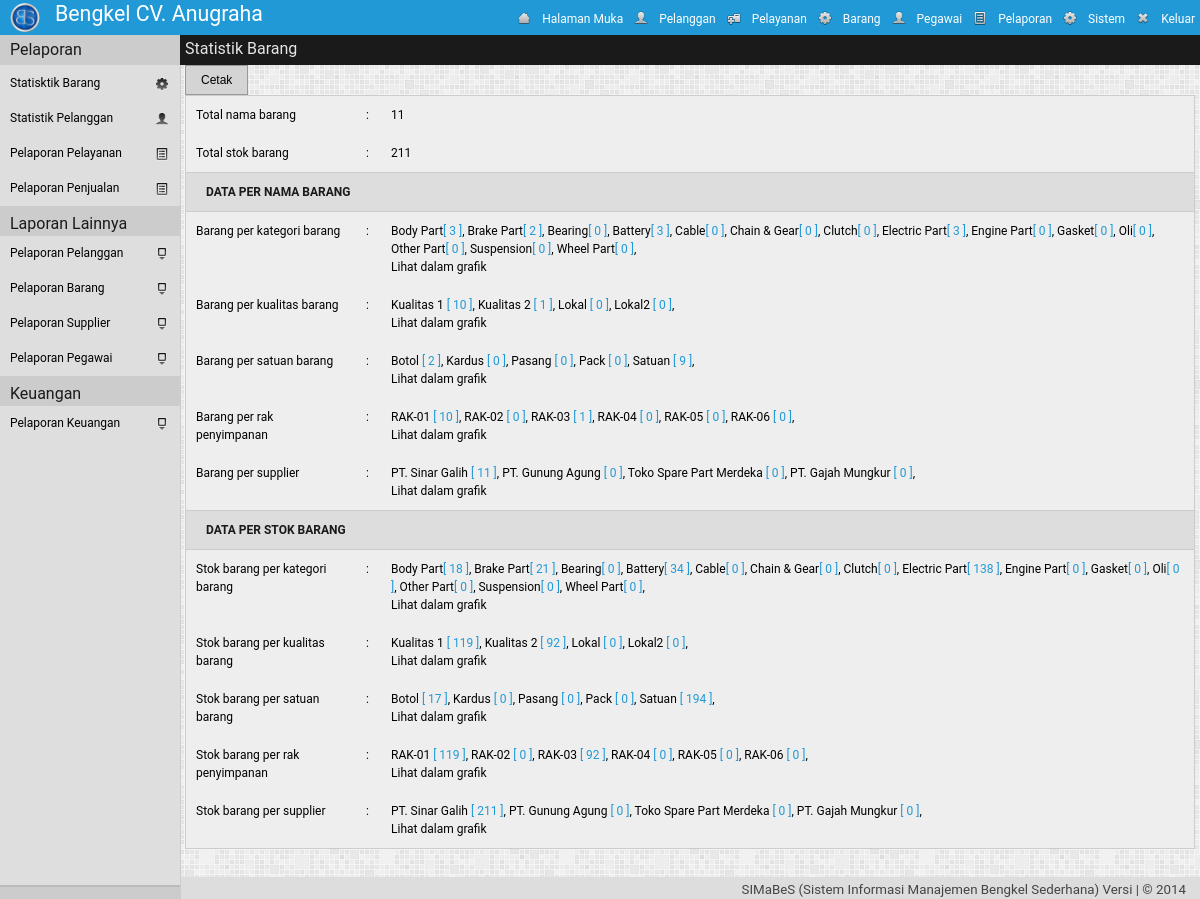
Screenshot of /adm/?mod=pelaporan&h=st_barang (signed in) with the database file from the repository.
### tables this page shows
CREATE TABLE IF NOT EXISTS `pengaturan` (
`id` int(1) NOT NULL,
  `nm_bengkel` varchar(30) NOT NULL,
  `telp1` varchar(30) NOT NULL,
  `telp2` varchar(30) NOT NULL,
  `almt_bengkel` text NOT NULL,
  `logo_bengkel` text NOT NULL,
  `tentang_bengkel` text NOT NULL
);

CREATE TABLE IF NOT EXISTS `akses_pengguna` (
  `kel_id` int(2) NOT NULL,
  `id_menu` int(2) NOT NULL,
  `r` enum('0','1') NOT NULL
);

CREATE TABLE IF NOT EXISTS `menu` (
  `id_menu` int(2) NOT NULL,
  `nm_menu` varchar(20) NOT NULL,
  `class` varchar(10) NOT NULL,
  `links` text NOT NULL,
  `icon` text NOT NULL,
  `value` text NOT NULL
);

CREATE TABLE IF NOT EXISTS `br_kategori` (
  `id_kt_brg` varchar(2) NOT NULL,
  `nm_kt_brg` varchar(25) NOT NULL,
  `wkt_ubah` datetime NOT NULL
);

CREATE TABLE IF NOT EXISTS `br_kualitas` (
  `id_kualitas` varchar(2) NOT NULL,
  `kualitas` varchar(25) NOT NULL,
  `wkt_ubah` datetime NOT NULL
);

CREATE TABLE IF NOT EXISTS `br_satuan` (
  `id_satuan` varchar(2) NOT NULL,
  `satuan` varchar(25) NOT NULL,
  `wkt_ubah` datetime NOT NULL
);

CREATE TABLE IF NOT EXISTS `br_rak` (
`id_rak` int(2) NOT NULL,
  `nm_rak` varchar(25) NOT NULL,
  `ket` text NOT NULL,
  `wkt_ubah` datetime NOT NULL
);

CREATE TABLE IF NOT EXISTS `sup_data` (
`id_sup` int(8) NOT NULL,
  `nm_sup` varchar(30) NOT NULL,
  `almt_sup` text NOT NULL,
  `telp_sup` varchar(13) NOT NULL,
  `wkt_ubah` datetime NOT NULL
);

### adm/pelaporan/statistik_barang.php (the view, shortened to what this page needs)
<?php
	$lokasi="Statistik Barang";
echo"<html><body>";
	$a = mysql_query("SELECT * FROM br_data");
	$jml_brg=mysql_num_rows($a);
	$b = mysql_query("SELECT SUM(stok) AS tot_stok FROM br_data");
	$data2=mysql_fetch_object($b);
	$tot_stok = $data2->tot_stok;
	$qry_kt="SELECT id_kt_brg, nm_kt_brg FROM br_kategori";
	$kt=mysql_query($qry_kt) or die (mysql_error());
	$kt2=mysql_query($qry_kt) or die (mysql_error());
	$qry_kua="SELECT id_kualitas, kualitas FROM br_kualitas";
	$kua=mysql_query($qry_kua) or die (mysqli_error());
	$kua2=mysql_query($qry_kua) or die (mysqli_error());
	$qry_sat="SELECT id_satuan, satuan FROM br_satuan";
	$sat=mysql_query($qry_sat) or die (mysqli_error());
	$sat2=mysql_query($qry_sat) or die (mysqli_error());
	$qry_rak="SELECT id_rak, nm_rak FROM br_rak";
	$rak=mysql_query($qry_rak) or die (mysqli_error());
	$rak2=mysql_query($qry_rak) or die (mysqli_error());
	$qry_sup="SELECT id_sup, nm_sup FROM sup_data";
	$sup=mysql_query($qry_sup) or die (mysql_error());
	$sup2=mysql_query($qry_sup) or die (mysql_error());
	echo "<div class=\"konten\">";
	?>
		<form><input class='noPrint' type='button' value='Cetak' onclick='window.print()'></form>
		<div class="lokasi"><label><?php echo $lokasi;?></label></div>
		<table class="table" cellpadding="10" cellspacing="0" border="0">
			<tr>
				<td width="150px">Total nama barang</td>
				<td width="5px">:</td>
				<td> <?php echo $jml_brg?></td>
			</tr>
			<tr>
				<td>Total stok barang </td>
				<td>:</td>
				<td><?php echo $tot_stok ?></td>
			</tr>
			<tr>
				<td colspan="3" class="judul-td"><label><strong>DATA PER NAMA BARANG</strong></label></td>
			</tr>
			<tr>
				<td valign="top">Barang per kategori barang</td>
				<td valign="top">:</td>
				<td valign="top">
					<?php
					while($data=mysql_fetch_object($kt)){
						echo $data->nm_kt_brg . "<font class='a'>[ ";
						$a = mysql_query(" SELECT COUNT(`id_brg`) AS jml_kt FROM  `br_data` WHERE  `id_kt_brg` LIKE '%$data->id_kt_brg%'");
						while($b = mysql_fetch_object($a)){
							echo $b->jml_kt;
						}
						echo " ]</font>, ";
					}
					?>
					<br><a href="pelaporan/grafik/1.1.php" class="a" target="framepopup" onClick="setdisplay('divpopup',1)">Lihat dalam grafik</a>
				</td>
			</tr>
			<tr>
				<td valign="top">Barang per kualitas barang</td>
				<td valign="top">:</td>
				<td valign="top">
					<?php
					while($data=mysql_fetch_object($kua)){
						echo $data->kualitas . " <font class='a'>[ ";
						$a = mysql_query(" SELECT COUNT(`id_brg`) AS jml_kt FROM  `br_data` WHERE  `id_kualitas` LIKE '%$data->id_kualitas%'");
						while($b = mysql_fetch_object($a)){
							echo $b->jml_kt;
						}
						echo " ]</font>, ";
					}
					?>
					<br><a href="pelaporan/grafik/1.2.php" class="a" target="framepopup" onClick="setdisplay('divpopup',1)">Lihat dalam grafik</a>
				</td>
			</tr>
			<tr>
				<td valign="top">Barang per satuan barang</td>
				<td valign="top">:</td>
				<td valign="top">
					<?php
					while($data=mysql_fetch_object($sat)){
						echo $data->satuan . " <font class='a'>[ ";
						$a = mysql_query(" SELECT COUNT(`id_brg`) AS jml_kt FROM  `br_data` WHERE  `id_satuan`='$data->id_satuan'");
						while($b = mysql_fetch_object($a)){
							echo $b->jml_kt;
						}
						echo " ]</font>, ";
					}
					?>
					<br><a href="pelaporan/grafik/1.3.php" class="a" target="framepopup" onClick="setdisplay('divpopup',1)">Lihat dalam grafik</a>
				</td>
			</tr>
			<tr>
				<td valign="top">Barang per rak penyimpanan</td>
				<td valign="top">:</td>
				<td valign="top">
					<?php
					while($data=mysql_fetch_object($rak)){
						echo $data->nm_rak . " <font class='a'>[ ";
						$a = mysql_query(" SELECT COUNT(`id_brg`) AS jml_kt FROM  `br_data` WHERE  `id_rak`='$data->id_rak'");
						while($b = mysql_fetch_object($a)){
							echo $b->jml_kt;
						}
						echo " ]</font>, ";
					}
					?>
					<br><a href="pelaporan/grafik/1.4.php" class="a" target="framepopup" onClick="setdisplay('divpopup',1)">Lihat dalam grafik</a>
				</td>
			</tr>
			<tr>
				<td valign="top">Barang per supplier</td>
				<td valign="top">:</td>
				<td valign="top">
					<?php
					while($data=mysql_fetch_object($sup)){
						echo $data->nm_sup . " <font class='a'>[ ";
						$a = mysql_query(" SELECT COUNT(`id_brg`) AS jml_kt FROM  `br_data` WHERE  `id_sup`='$data->id_sup'");
						while($b = mysql_fetch_object($a)){
							echo $b->jml_kt;
						}
						echo " ]</font>, ";
					}
					?>
					<br><a href="pelaporan/grafik/1.5.php" class="a" target="framepopup" onClick="setdisplay('divpopup',1)">Lihat dalam grafik</a>
				</td>
			</tr>
			<tr>
				<td colspan="3" class="judul-td"><label><strong>DATA PER STOK BARANG</strong></label></td>
			</tr>
			<tr>
				<td valign="top">Stok barang per kategori barang</td>
				<td valign="top">:</td>
				<td valign="top">
					<?php
					while($data2=mysql_fetch_object($kt2)){
						echo $data2->nm_kt_brg . "<font class='a'>[ ";
						$a2 = mysql_query(" SELECT SUM( IF(  id_kt_brg LIKE  '$data2->id_kt_brg',  stok , 0 ) ) AS  stok_kt FROM  br_data ");
						while($b2 = mysql_fetch_object($a2)){
							echo $b2->stok_kt;
						}
						echo " ]</font>, ";
					}
					?>
					<br><a href="pelaporan/grafik/2.1.php" class="a" target="framepopup" onClick="setdisplay('divpopup',1)">Lihat dalam grafik</a>
				</td>
			</tr>
			<tr>
				<td valign="top">Stok barang per kualitas barang</td>
				<td valign="top">:</td>
				<td valign="top">
					<?php
					while($data=mysql_fetch_object($kua2)){
						echo $data->kualitas . " <font class='a'>[ ";
						$a = mysql_query(" SELECT SUM( IF(  id_kualitas LIKE  '$data->id_kualitas',  stok , 0 ) ) AS  kua FROM  br_data ");
						while($b = mysql_fetch_object($a)){
							echo $b->kua;
						}
						echo " ]</font>, ";
					}
					?>
					<br><a href="pelaporan/grafik/2.2.php" class="a" target="framepopup" onClick="setdisplay('divpopup',1)">Lihat dalam grafik</a>
				</td>
			</tr>
			<tr>
				<td valign="top">Stok barang per satuan barang</td>
				<td valign="top">:</td>
				<td valign="top">
					<?php
					while($data=mysql_fetch_object($sat2)){
						echo $data->satuan . " <font class='a'>[ ";
						$a = mysql_query(" SELECT SUM( IF(  id_satuan LIKE  '$data->id_satuan',  stok , 0 ) ) AS  sat FROM  br_data ");
						while($b = mysql_fetch_object($a)){
							echo $b->sat;
						}
						echo " ]</font>, ";
					}
					?>
					<br><a href="pelaporan/grafik/2.3.php" class="a" target="framepopup" onClick="setdisplay('divpopup',1)">Lihat dalam grafik</a>
				</td>
			</tr>
			<tr>
				<td valign="top">Stok barang per rak penyimpanan</td>
				<td valign="top">:</td>
				<td valign="top">
					<?php
					while($data=mysql_fetch_object($rak2)){
						echo $data->nm_rak. " <font class='a'>[ ";
						$a = mysql_query(" SELECT SUM( IF(  id_rak LIKE  '$data->id_rak',  stok , 0 ) ) AS  rak FROM  br_data ");
						while($b = mysql_fetch_object($a)){
							echo $b->rak;
						}
						echo " ]</font>, ";
					}
					?>
					<br><a href="pelaporan/grafik/2.4.php" class="a" target="framepopup" onClick="setdisplay('divpopup',1)">Lihat dalam grafik</a>
				</td>
			</tr>
			<tr>
				<td valign="top">Stok barang per supplier</td>
				<td valign="top">:</td>
				<td valign="top">
					<?php
					while($data=mysql_fetch_object($sup2)){
						echo $data->nm_sup . " <font class='a'>[ ";
						$a = mysql_query(" SELECT SUM( IF(  id_sup LIKE  '$data->id_sup',  stok , 0 ) ) AS  sup FROM  br_data ");
						while($b = mysql_fetch_object($a)){
							echo $b->sup;
						}
						echo " ]</font>, ";
					}
					?>
					<br><a href="pelaporan/grafik/2.5.php" class="a" target="framepopup" onClick="setdisplay('divpopup',1)">Lihat dalam grafik</a>
				</td>
			</tr>
		</table>
	</div>
</body>
</html>

### adm/header.php
<?php
	$qpeng=mysql_query("SELECT * FROM pengaturan  LIMIT 1");
	$dpeng=mysql_fetch_object($qpeng);
	$qmenu="select id_menu  from akses_pengguna where  kel_id='".$_SESSION['kel_id']."' AND r='1' ";
	$dmenu=mysql_query($qmenu) or die (mysql_error());
echo'
<!DOCTYPE html PUBLIC "-//W3C//DTD XHTML 1.0 Strict//EN"
	"http://www.w3.org/TR/xhtml1/DTD/xhtml1-strict.dtd">
<html xmlns="http://www.w3.org/1999/xhtml" xml:lang="en" lang="en">
<head>
<title>'.$aplikasi." | ".strtoupper($_GET['mod']).' | Daily Build</title>
		<link rel="shortcut icon" href="../img/icon.ico" />
		<link rel="stylesheet" type="text/css" href="../styler/header.css">
		<link rel="stylesheet" type="text/css" href="../styler/style.css">
		<link rel="stylesheet" type="text/css" href="../styler/jquery-ui.css">
		<link rel="stylesheet" type="text/css" href="../styler/jquery-ui.theme.css">
		<script type="text/javascript" src="../styler/jquery-1.9.1.js"></script>
		<script type="text/javascript" src="../styler/jquery-ui.js"></script>
		<link rel="stylesheet" type="text/css" href="../styler/toastr.css">
		<script type="text/javascript" src="../styler/toastr.js"></script>
		<script type="text/javascript" src="../styler/toastr_option.js"></script>
		<script type="text/javascript" src="../styler/iframe.js"></script>
		<script type="text/javascript" src="../styler/check-uncheck.js"></script>
		<script src="../styler/tab.js" type="text/javascript"></script>
		<link href="../styler/tab.css" rel="stylesheet" type="text/css" />
</head>
<body >
<div class="header" >
	<div class="kiri">
		<a href="../index.php" target="_blank">
		<div class="logo"><img src="'.$dpeng->logo_bengkel.'"></div>
		<div class="namabengkel" >'.$dpeng->nm_bengkel.'</div></a>
	</div>
	<div class="kanan">
		<ul class="header-nav">';
			while ($dpengku2=mysql_fetch_object($dmenu)){
				$myquery="select *  from menu where id_menu='".$dpengku2->id_menu."'";
				$isi=mysql_query($myquery) or die (mysql_error());
				$dpengku=mysql_fetch_object($isi);
				echo "<a href='$dpengku->links' title='$dpengku->nm_menu' ><li class='$dpengku->class'><img class='img' src='$dpengku->icon'>$dpengku->nm_menu</li></a>";
			}
		echo'
		</ul>
	</div>
</div>
';
?>

### styler/header.css (style rules this page uses)
.header { top: 0px; width: 100%; height: 35px; padding: 0px; margin: 0px; color: #ffffff; background: #2099D6; position: fixed; z-index:1000; }
.kiri { float:left; width:auto; vertical-align:middle; }
.logo { float: left; margin: 3px 10px 5px 10px; padding: 0; vertical-align: middle; }
.logo img { width: 30px; height: 30x; border-radius: 20px; }
.namabengkel { float: left; margin: auto; padding: 5px; text-align: left; font-size: 16pt; color:#ffffff; }
.kanan { height:34px; width:auto; float:right; right: 0px; display: inline; }
.header-nav { list-style: none; margin: 0px; padding: 0px; }
.header-nav li { color:#fff; line-height: 18px; text-indent: 0px; }
.header-nav li img { float: left; margin: 0px 10px 0px 0px ; height: 16px; width: 16px; }
.menu, .keluar { padding :10px 5px 7px 5px ; margin:0; float: left; text-align: center; vertical-align: top; }

### styler/style.css (style rules this page uses)
a { text-decoration: none; }
a:link,a:visited { color: #000000; }
body { font-family: Roboto,Open Sans,Sans, Sans Serif, Calibri, Arial; font-size: 12px; margin: 0px; padding: 0px; background: url('../img/bg.png') repeat; line-height: 1.5em; color: #444; height:100%; }
.konten { width: auto; height: auto; margin: 0 0 50px 180px; padding: 30px 5px 0px 5px; vertical-align:middle; font-size: 12px; color:#000; }
table { width: 100%; height: auto; margin: 0px 0px 10px 0px; border:1px solid #ccc; }
.tambah, .simpan, .perbaharui, .batal, .hapus, .cetak, .noPrint, .kembali { font-size:12px; padding-left:15px; padding-right:15px; height:30px; vertical-align:middle; border:1px solid #999999; cursor: pointer; color:#000; background:#D4D4D4; -webkit-transition:all 0.3s ease-in-out; -moz-transition:all 0.3s ease-in-out; -o-transition:all 0.3s ease-in-out; transition:all 0.3s ease-in-out; }
label { margin-left:10px; font-size: 12px; }
td { min-height:30px; }
.a { color :#2099D6; margin-top:10px; }
.judul-td { color: #1a1a1a; background: #ddd; border-bottom: solid 1px #ccc; border-top: solid 1px #ccc; }
table { background:#eee; }
.lokasi { top:35px; left:180px; margin:0px 0px 5px 0px; padding:5px; height:20px; vertical-align:middle; color:#E5E5E5; position:fixed; width:100%; float:right; z-index:999; background: #1A1A1A; }
.lokasi > label { font-size:12pt; margin:0px; }

### rows the page displays
pengaturan: logo_bengkel (picture), nm_bengkel "Bengkel CV. Anugraha"
akses_pengguna: id_menu.icon (picture), id_menu.nm_menu "Halaman Muka"
akses_pengguna: id_menu.icon (picture), id_menu.nm_menu "Pelanggan"
akses_pengguna: id_menu.icon (picture), id_menu.nm_menu "Pelayanan"
akses_pengguna: id_menu.icon (picture), id_menu.nm_menu "Barang"
akses_pengguna: id_menu.icon (picture), id_menu.nm_menu "Pegawai"
akses_pengguna: id_menu.icon (picture), id_menu.nm_menu "Pelaporan"
akses_pengguna: id_menu.icon (picture), id_menu.nm_menu "Sistem"
akses_pengguna: id_menu.icon (picture), id_menu.nm_menu "Keluar"
br_kategori: nm_kt_brg "Body Part", jml_kt "3", stok_kt "18"
br_kategori: nm_kt_brg "Brake Part", jml_kt "2", stok_kt "21"
br_kategori: nm_kt_brg "Bearing", jml_kt "0", stok_kt "0"
br_kategori: nm_kt_brg "Battery", jml_kt "3", stok_kt "34"
br_kategori: nm_kt_brg "Cable", jml_kt "0", stok_kt "0"
br_kategori: nm_kt_brg "Chain & Gear", jml_kt "0", stok_kt "0"
br_kategori: nm_kt_brg "Clutch", jml_kt "0", stok_kt "0"
br_kategori: nm_kt_brg "Electric Part", jml_kt "3", stok_kt "138"
br_kategori: nm_kt_brg "Engine Part", jml_kt "0", stok_kt "0"
br_kategori: nm_kt_brg "Gasket", jml_kt "0", stok_kt "0"
br_kategori: nm_kt_brg "Oli", jml_kt "0", stok_kt "0"
br_kategori: nm_kt_brg "Other Part", jml_kt "0", stok_kt "0"
br_kategori: nm_kt_brg "Suspension", jml_kt "0", stok_kt "0"
br_kategori: nm_kt_brg "Wheel Part", jml_kt "0", stok_kt "0"
br_kualitas: kualitas "Kualitas 1", jml_kt "10", kua "119"
br_kualitas: kualitas "Kualitas 2", jml_kt "1", kua "92"
br_kualitas: kualitas "Lokal", jml_kt "0", kua "0"
br_kualitas: kualitas "Lokal2", jml_kt "0", kua "0"
br_satuan: satuan "Botol", jml_kt "2", sat "17"
br_satuan: satuan "Kardus", jml_kt "0", sat "0"
br_satuan: satuan "Pasang", jml_kt "0", sat "0"
br_satuan: satuan "Pack", jml_kt "0", sat "0"
br_satuan: satuan "Satuan", jml_kt "9", sat "194"
br_rak: nm_rak "RAK-01", jml_kt "10", rak "119"
br_rak: nm_rak "RAK-02", jml_kt "0", rak "0"
br_rak: nm_rak "RAK-03", jml_kt "1", rak "92"
br_rak: nm_rak "RAK-04", jml_kt "0", rak "0"
br_rak: nm_rak "RAK-05", jml_kt "0", rak "0"
br_rak: nm_rak "RAK-06", jml_kt "0", rak "0"
sup_data: nm_sup "PT. Sinar Galih", jml_kt "11", sup "211"
sup_data: nm_sup "PT. Gunung Agung", jml_kt "0", sup "0"
sup_data: nm_sup "Toko Spare Part Merdeka", jml_kt "0", sup "0"
sup_data: nm_sup "PT. Gajah Mungkur", jml_kt "0", sup "0"

### other values shown
$lokasi "Statistik Barang"
$jml_brg "11"
$tot_stok "211"
